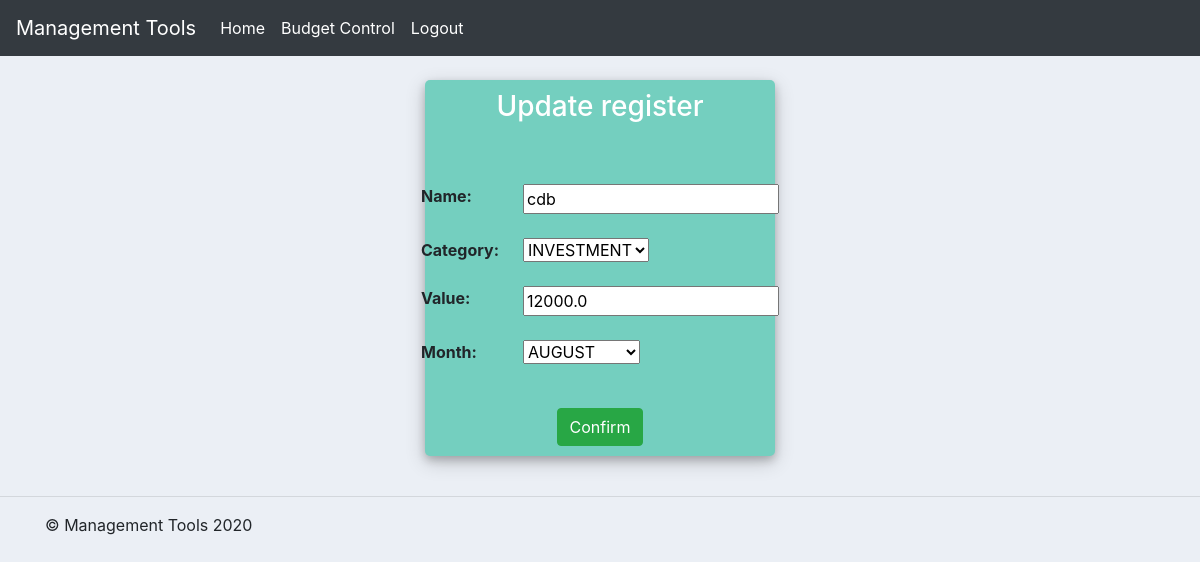
Screenshot of /update_record/2/ (signed in) with the database file from the repository.
### first_app/models.py (models this page shows, shortened)
class BudgetControl(models.Model):
    today_month = datetime.today().month
    months = [
        ('JAN', 'JANUARY'),
        ('FEB', 'FEBRUARY'),
        ('MAR', 'MARCH'),
        ('APR', 'APRIL'),
        ('MAY', 'MAY'),
        ('JUN', 'JUNE'),
        ('JUL', 'JULY'),
        ('AUG', 'AUGUST'),
        ('SEP', 'SEPTEMBER'),
        ('OCT', 'OCTOBER'),
        ('NOV', 'NOVEMBER'),
        ('DEC', 'DECEMBER')
    ]
    categories = [
        ('Profit', 'PROFIT'),
        ('Spend', 'SPEND'),
        ('Investment', 'INVESTMENT'),
        ('Good', 'GOOD')
    ]
    user = models.ForeignKey(
        User,
        null=True,
        on_delete=models.CASCADE
    )
    name = models.CharField(
        max_length=255,
        null=True
    )
    category = models.CharField(
        max_length=10,
        choices=categories,
        null=True
    )
    value = models.FloatField(
        null=True
    )
    month = models.CharField(
        max_length=3,
        choices=months,
        null=True,
        default=months[today_month-1][0]
    )
    date_created = models.DateTimeField(
        auto_now_add=True,
        null=True
    )

### users/decorators.py (the view)
    def wrapper_function(request, *args, **kwargs):
        if not request.user.is_authenticated:
            messages.error(request, 'You are not Logged in!')
            return redirect('login')
        else:
            return function(request, *args, **kwargs)

### users/forms.py
class BudgetControlForm(ModelForm):
    class Meta:
        model = BudgetControl
        fields = '__all__'

### first_app/views.py (called while the page is built)
@unauthenticated_user
def update_record(request, pk):
    record = BudgetControl.objects.get(id=pk)
    form = BudgetControlForm(instance=record)
    if request.method == "POST":
        form = BudgetControlForm(request.POST, instance=record)
        if form.is_valid():
            form.save()
            return redirect('budget')
    context = {'form':form,
               'operation_type':'Update'
    }
    return render(request, 'first_app/add_records.html', context)

### first_app/templates/first_app/add_records.html (shortened to what this page needs)
{% extends 'first_app/main.html' %}
{% block content %}
<div class="container h-100" name="form-container">
    <div class="d-flex justify-content-center h-100">
        <div class="user_card">
            <div class="d-flex justify-content-center">
                <h3 id="form-title">{{operation_type}} register</h3>
            </div>
            <div class="d-flex justify-content-center form_container">
                <form method="POST" action="">
                    <div class="table-responsive">
                        <table class="table table-borderless form_container">
                            <tr>
                                <th>Name:</th>
                                <td>{{form.name}}</td>
                            </tr>
                            <tr>
                                <th>Category:</th>
                                <td>{{form.category}}</td>
                            </tr>
                            <tr>
                                <th>Value:</th>
                                <td>{{form.value}}</td>
                            </tr>
                            <tr>
                                <th>Month:</th>
                                <td>{{form.month}}</td>
                            </tr>
                        </table>
                    </div>
                    <div class="d-flex justify-content-center mt-3 login_container">
                        <input class="btn btn-success" type="submit" name="Confirm" value="Confirm">
                    </div>
                </form>
            </div>
        </div>
    </div>
</div>
{% endblock %}

### static/css/main.css (style rules this page uses)
body { background-color: #ebeff5; }
.user_card { width: 350px; margin-top: auto; margin-bottom: auto; background: #74cfbf; position: relative; display: flex; justify-content: center; flex-direction: column; padding: 10px; box-shadow: 0 4px 8px 0 rgba(0, 0, 0, 0.2), 0 6px 20px 0 rgba(0, 0, 0, 0.19); -webkit-box-shadow: 0 4px 8px 0 rgba(0, 0, 0, 0.2), 0 6px 20px 0 rgba(0, 0, 0, 0.19); -moz-box-shadow: 0 4px 8px 0 rgba(0, 0, 0, 0.2), 0 6px 20px 0 rgba(0, 0, 0, 0.19); border-radius: 5px; }
.form_container { margin-top: 20px; }
#form-title { color: #fff; }
.login_container { padding: 0 2rem; }

### rows the page displays
BudgetControl: name "cdb", category "INVESTMENT", value "12000.0", month "AUGUST"

### other values shown
{{ operation_type }} "Update"
